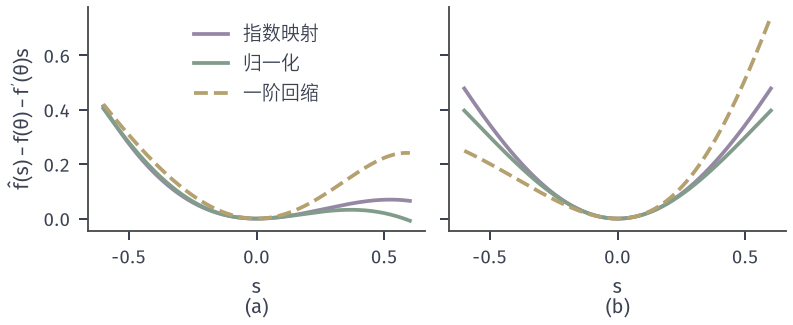

Generate this figure with Python:
from pathlib import Path
import sys
sys.path.insert(0, str(Path(__file__).resolve().parents[1]))
from mfo_common import *

# Circle example phi(theta)=(cos^2+4 sin^2)/2, three retractions, remainder of first-order expansion.
phi=lambda t:.5*(np.cos(t)**2+4*np.sin(t)**2)
dphi=lambda t:1.5*np.sin(2*t)
fig, axs = figure(width_mm=112, height_mm=46, ncols=2, sharey=True)
s=np.linspace(-.6,.6,300)
for ax,t0,lab in zip(axs,(np.pi/6,0.),'ab'):
    curves=[(t0+s,PURPLE,'-','指数映射'),(t0+np.arctan(s),GREEN,'-','归一化'),(t0+s+.5*s*s,YELLOW,'--','一阶回缩')]
    for th,c,ls,nm in curves:
        ax.plot(s,phi(th)-phi(t0)-dphi(t0)*s,color=c,ls=ls,lw=1.5,label=nm)
    ax.set_xlabel(r'$s$'+f'\n({lab})')
axs[0].set_ylabel(r'$\hat f(s)-f(\theta)-f^{\prime}(\theta)s$'); axs[0].legend(loc='upper center',handlelength=1.8)
save(fig, Path(__file__).resolve().parent, 'figure', {'formula':'phi(t)=(cos^2 t+4 sin^2 t)/2; retractions t+s, t+arctan s, t+s+s^2/2; base t=pi/6 and t=0'})
